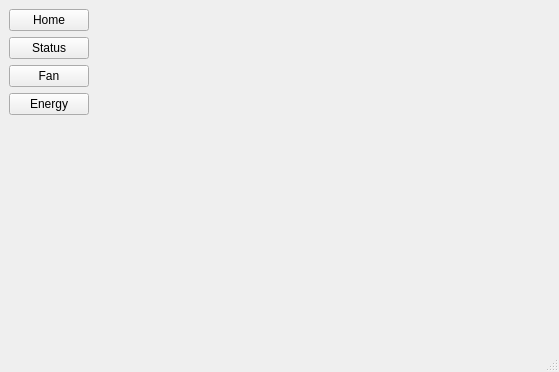
<?xml version="1.0" encoding="UTF-8"?>
<ui version="4.0">
 <class>MainWindow</class>
 <widget class="QMainWindow" name="MainWindow">
  <property name="geometry">
   <rect>
    <x>0</x>
    <y>0</y>
    <width>559</width>
    <height>372</height>
   </rect>
  </property>
  <property name="windowTitle">
   <string>MainWindow</string>
  </property>
  <widget class="QWidget" name="centralwidget">
   <layout class="QHBoxLayout" name="horizontalLayout">
    <item>
     <layout class="QVBoxLayout" name="verticalLayout">
      <item>
       <widget class="QPushButton" name="homebutton">
        <property name="text">
         <string>Home</string>
        </property>
       </widget>
      </item>
      <item>
       <widget class="QPushButton" name="statusbutton">
        <property name="text">
         <string>Status</string>
        </property>
       </widget>
      </item>
      <item>
       <widget class="QPushButton" name="fanbutton">
        <property name="text">
         <string>Fan</string>
        </property>
       </widget>
      </item>
      <item>
       <widget class="QPushButton" name="energybutton">
        <property name="text">
         <string>Energy</string>
        </property>
       </widget>
      </item>
      <item>
       <spacer name="verticalSpacer">
        <property name="orientation">
         <enum>Qt::Vertical</enum>
        </property>
        <property name="sizeHint" stdset="0">
         <size>
          <width>20</width>
          <height>40</height>
         </size>
        </property>
       </spacer>
      </item>
     </layout>
    </item>
    <item>
     <widget class="QStackedWidget" name="stackedWidget">
      <widget class="HomeWidget" name="homepage"/>
      <widget class="StatusWidget" name="statuspage"/>
      <widget class="FanWidget" name="fanpage"/>
      <widget class="EnergyWidget" name="energypage"/>
     </widget>
    </item>
   </layout>
  </widget>
  <widget class="QMenuBar" name="menubar">
   <property name="geometry">
    <rect>
     <x>0</x>
     <y>0</y>
     <width>559</width>
     <height>25</height>
    </rect>
   </property>
  </widget>
  <widget class="QStatusBar" name="statusbar"/>
 </widget>
 <customwidgets>
  <customwidget>
   <class>StatusWidget</class>
   <extends>QWidget</extends>
   <header>pages/statuspage</header>
   <container>1</container>
  </customwidget>
  <customwidget>
   <class>FanWidget</class>
   <extends>QWidget</extends>
   <header>pages/fanpage</header>
   <container>1</container>
  </customwidget>
  <customwidget>
   <class>EnergyWidget</class>
   <extends>QWidget</extends>
   <header>pages/energypage</header>
   <container>1</container>
  </customwidget>
  <customwidget>
   <class>HomeWidget</class>
   <extends>QWidget</extends>
   <header>pages/homepage</header>
   <container>1</container>
  </customwidget>
 </customwidgets>
 <resources/>
 <connections/>
</ui>
